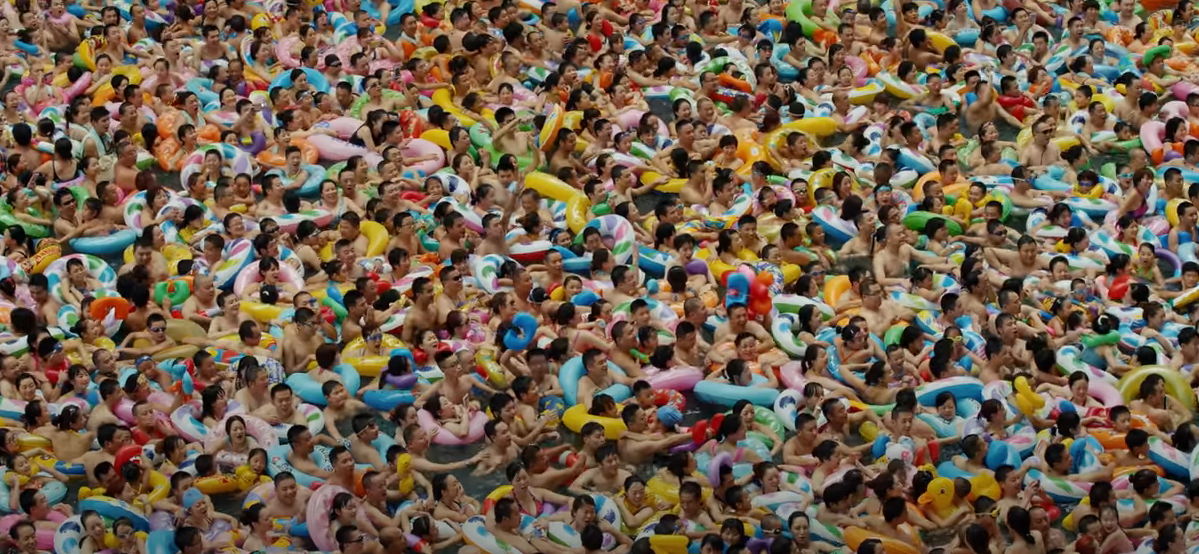
#> input picture stuffed_pool1.png, 1199 x 554 px
$ python tube_calculator.py
#> lines starting #> are read from the running program, lines starting #| are printed output that depends on the picture; after the words box and inside, x2 and y2 are one past the last pixel; in counts of white or black regions, pixels touching at a corner belong together
import numpy as np
from skimage import io, morphology, measure
from sklearn.cluster import KMeans

img = io.imread('stuffed_pool1.png')
#> img is the input picture: shape (554, 1199, 4); mean R, G, B, A 113.1, 95.7, 77.6, 255
rowPixels, colPixels, bands = img.shape
#> rowPixels = 554; colPixels = 1199; bands = 4
MainCounter = img.reshape(rowPixels * colPixels, bands)

kmeans = KMeans(n_clusters=5, random_state=0).fit(MainCounter)
labels = kmeans.labels_.reshape(rowPixels, colPixels)
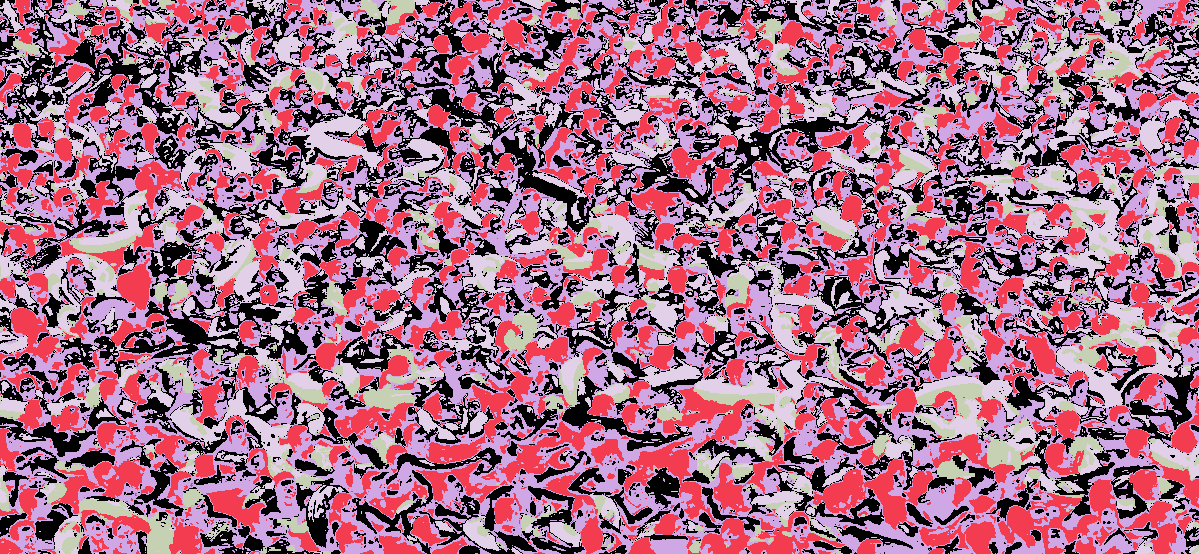
#> labels: shape (554, 1199) int32; 5 distinct labels, from 0 to 4; one colour per label, 0 black

for i in np.unique(labels):
    Opening_Labels = np.int_(morphology.binary_opening(labels == i))
    color = np.around(kmeans.cluster_centers_[i])
    counter = len(np.unique(measure.label(Opening_Labels))) - 1
    print('Color: {}  >>  Objects: {}'.format(color, counter))
#> this loop made 5 passes
#> (color, counter) on passes 1 to 5: ([154, 125, 90, 255], 2139), ([38, 27, 21, 255], 1000), ([107, 72, 49, 255], 1943), ([70, 120, 131, 255], 542), ([176, 171, 159, 255], 1028)
#| Color: [154. 125.  90. 255.]  >>  Objects: 2139
#| Color: [ 38.  27.  21. 255.]  >>  Objects: 1000
#| Color: [107.  72.  49. 255.]  >>  Objects: 1943
#| Color: [ 70. 120. 131. 255.]  >>  Objects: 542
#| Color: [176. 171. 159. 255.]  >>  Objects: 1028
#> pass 1, `Opening_Labels = np.int_(morphology.binary_opening(labels == i))`:
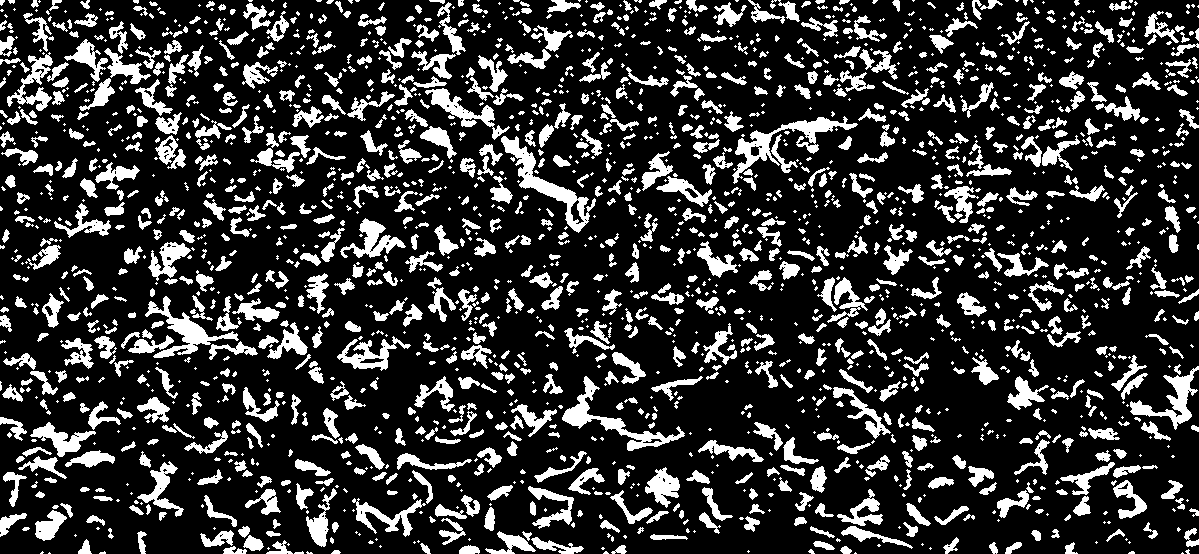
#> Opening_Labels: shape (554, 1199) int64; values 0 (black) and 1 (white), 20.6% white; 2139 white regions (1032 under 20 px), largest, box (x1, y1, x2, y2) and area: (501, 136, 596, 233) 1847, (732, 116, 858, 184) 1779, (562, 376, 685, 451) 1649
#> pass 2, `Opening_Labels = np.int_(morphology.binary_opening(labels == i))`:
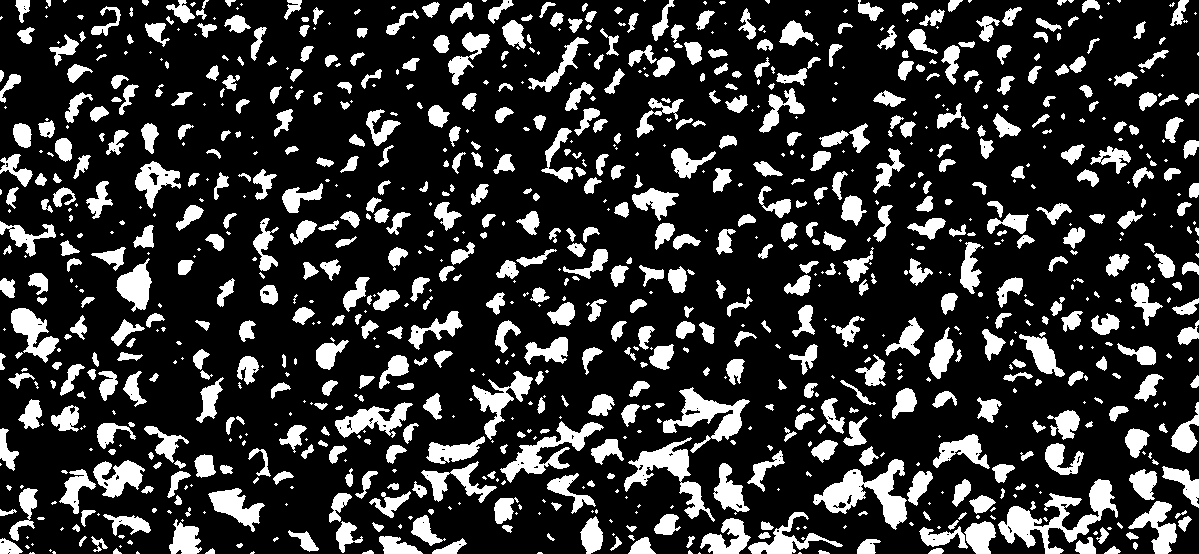
#> Opening_Labels: shape (554, 1199) int64; values 0 (black) and 1 (white), 20.3% white; 1000 white regions (380 under 20 px), largest, box (x1, y1, x2, y2) and area: (998, 479, 1118, 554) 2865, (813, 459, 907, 530) 2533, (624, 437, 715, 522) 2030
#> pass 3, `Opening_Labels = np.int_(morphology.binary_opening(labels == i))`:
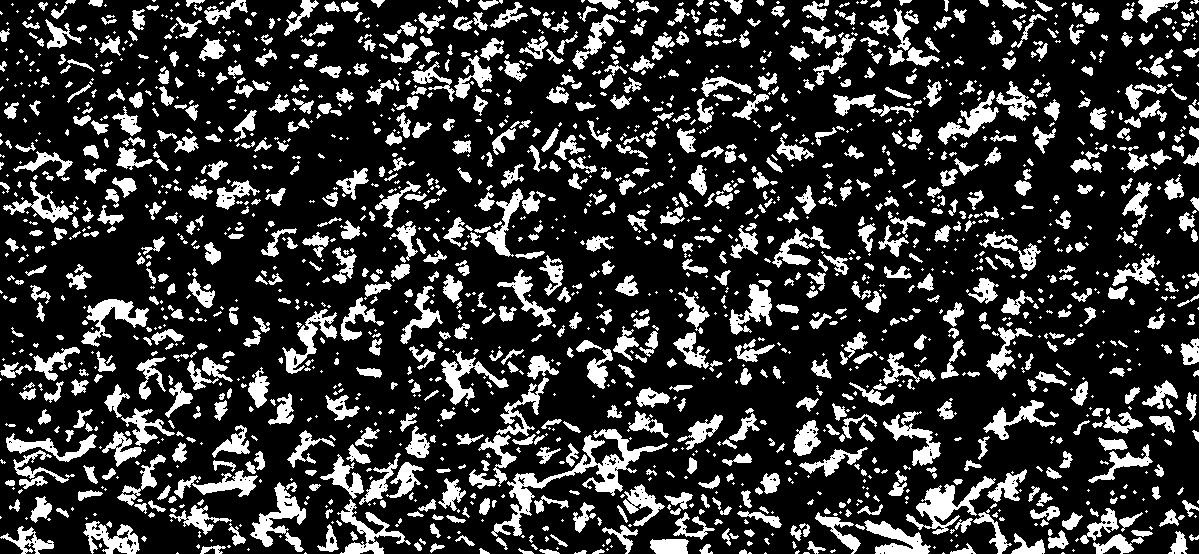
#> Opening_Labels: shape (554, 1199) int64; values 0 (black) and 1 (white), 21% white; 1943 white regions (975 under 20 px), largest, box (x1, y1, x2, y2) and area: (491, 429, 668, 537) 3012, (906, 476, 996, 535) 1592, (250, 482, 306, 552) 1361
#> after the loop:
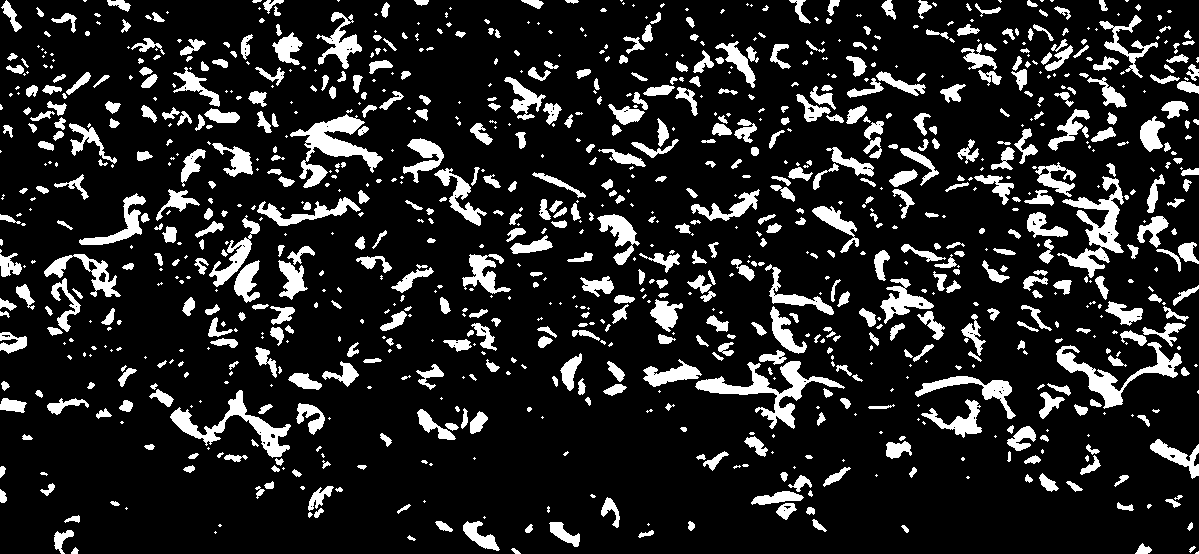
#> Opening_Labels: shape (554, 1199) int64; values 0 (black) and 1 (white), 14.5% white; 1028 white regions (439 under 20 px), largest, box (x1, y1, x2, y2) and area: (695, 361, 845, 429) 2373, (290, 114, 383, 188) 2248, (1057, 176, 1124, 278) 2169

$ run again, with candy.jpg saved as stuffed_pool1.png
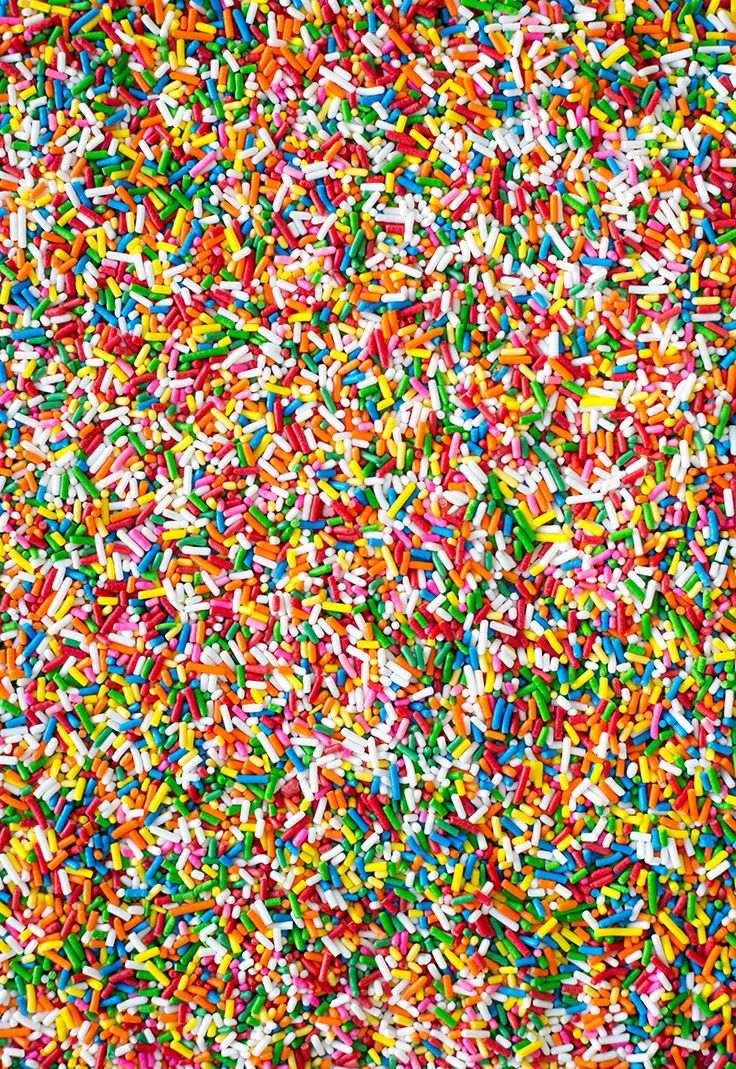
#> input picture candy.jpg, 736 x 1069 px
#> img is the input picture: shape (1069, 736, 3); mean R, G, B 167.7, 137.7, 100.1
#> the loop `for i in np.unique(labels):` made 5 passes
#> (color, counter) on passes 1 to 5: ([49, 151, 162], 939), ([230, 167, 51], 1544), ([48, 85, 28], 2037), ([230, 215, 214], 1213), ([185, 54, 44], 1740)
#> (printed output is left out)
#> pass 1, `Opening_Labels = np.int_(morphology.binary_opening(labels == i))`:
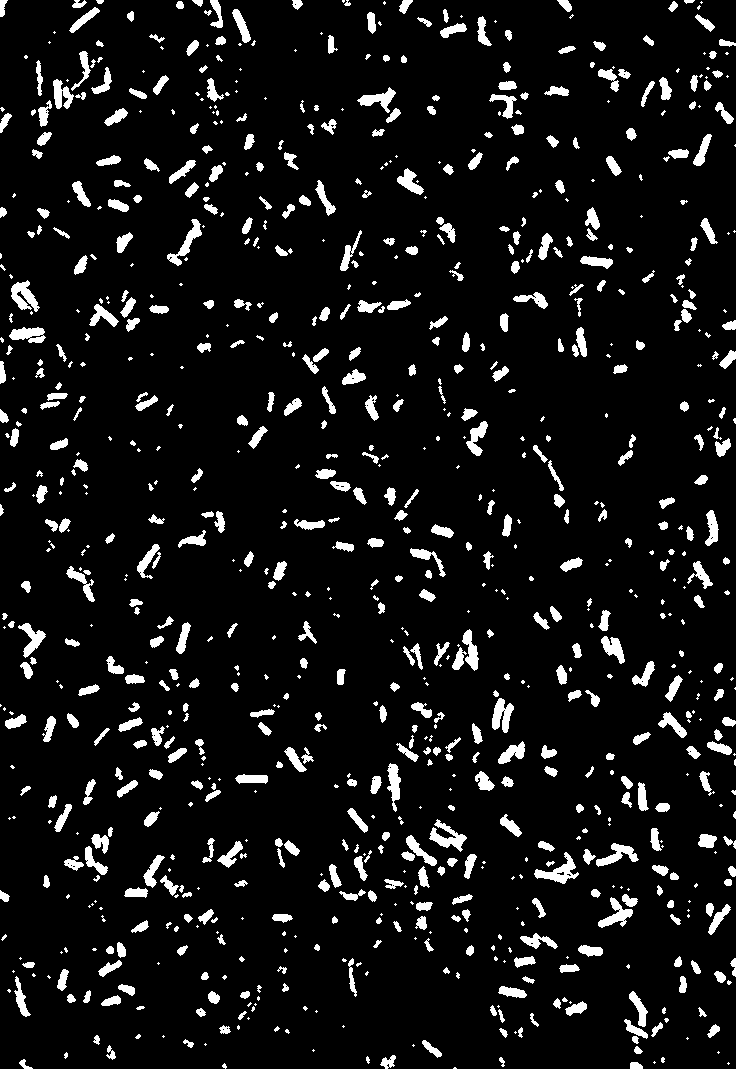
#> Opening_Labels: shape (1069, 736) int64; values 0 (black) and 1 (white), 7.9% white; 939 white regions (359 under 20 px), largest, box (x1, y1, x2, y2) and area: (534, 852, 579, 884) 519, (429, 819, 467, 852) 499, (11, 280, 40, 312) 484
#> after the loop `for i in np.unique(labels):`:
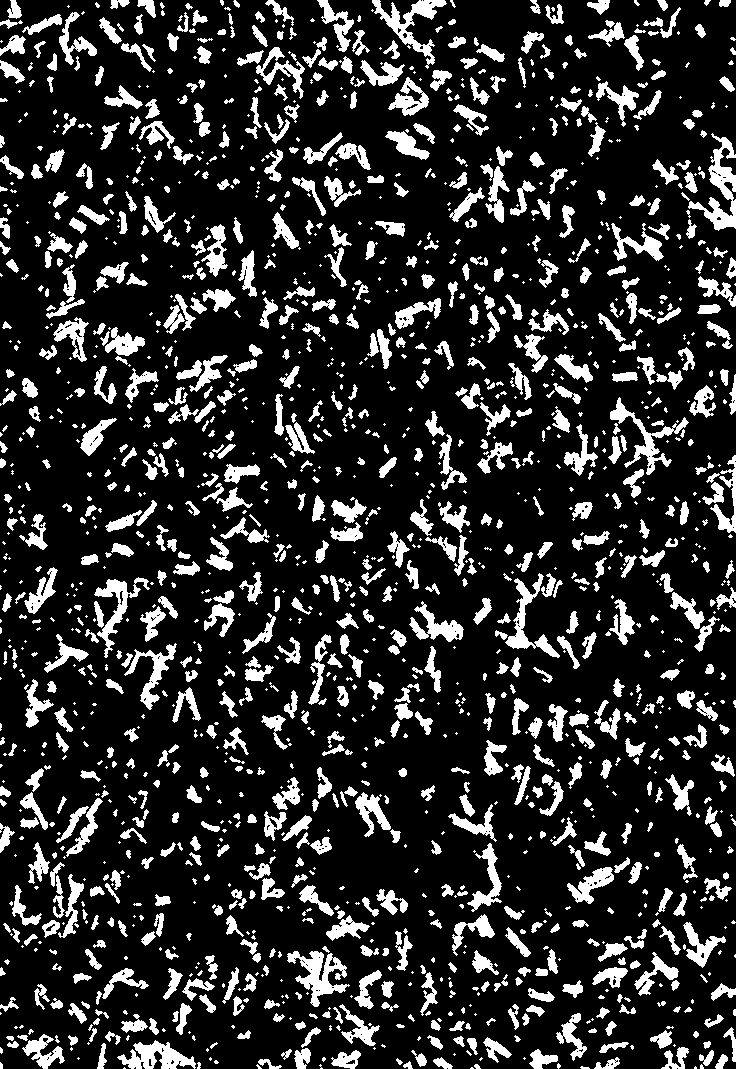
#> Opening_Labels: shape (1069, 736) int64; values 0 (black) and 1 (white), 17.6% white; 1740 white regions (784 under 20 px), largest, box (x1, y1, x2, y2) and area: (688, 133, 736, 231) 1589, (287, 951, 350, 1007) 1438, (372, 0, 447, 69) 1349
